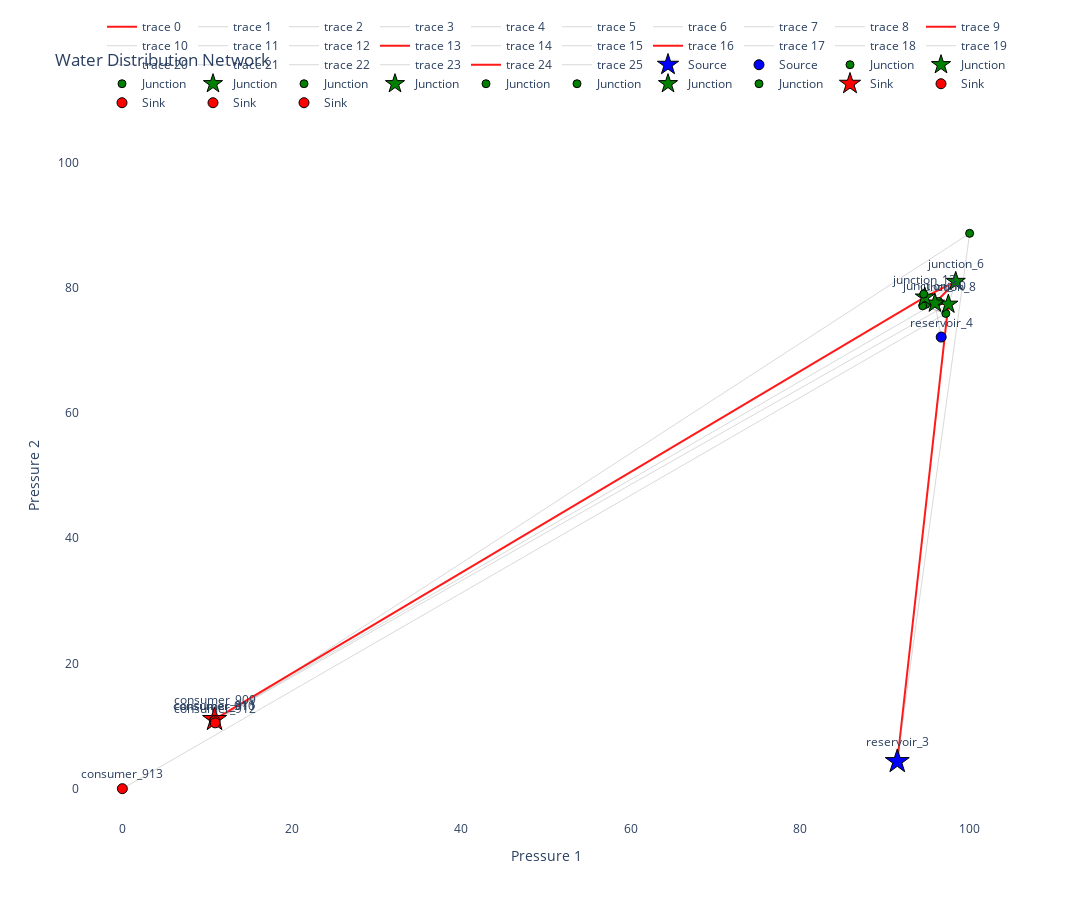

The cell this chart's notebook holds for it:
### Code cell
import networkx as nx
import random
import csv
import math
import plotly.graph_objects as go
from io import StringIO

def haversine(lat1, lon1, lat2, lon2):
    R = 6371
    dlat = math.radians(lat2 - lat1)
    dlon = math.radians(lon2 - lon1)
    a = (math.sin(dlat/2)**2 +
         math.cos(math.radians(lat1)) * math.cos(math.radians(lat2)) *
         math.sin(dlon/2)**2)
    c = 2 * math.atan2(math.sqrt(a), math.sqrt(1 - a))
    return R * c

def create_water_network(csv_data):
    points = []
    reader = csv.DictReader(StringIO(csv_data))
    for row in reader:
        try:
            if row['id'] and row['id'].isdigit():
                points.append({
                    'id': row['id'],
                    'x': float(row['Pressure 1']),
                    'y': float(row['Pressure 2'])
                })
        except (ValueError, KeyError):
            continue

    if not points:
        raise ValueError("No valid location data found in CSV")

    all_x = [p['x'] for p in points]
    all_y = [p['y'] for p in points]
    min_x, max_x = min(all_x), max(all_x)
    min_y, max_y = min(all_y), max(all_y)

    for p in points:
        p['x'] = 100 * (p['x'] - min_x) / (max_x - min_x) if max_x - min_x else 50
        p['y'] = 100 * (p['y'] - min_y) / (max_y - min_y) if max_y - min_y else 50

    num_reservoirs = min(2, len(points))
    num_consumers = min(5, len(points))
    num_junctions = min(10, max(0, len(points) - num_reservoirs - num_consumers))

    reservoir_points = points[:num_reservoirs]
    consumer_points = points[-num_consumers:]
    junction_points = points[num_reservoirs:num_reservoirs + num_junctions]

    G = nx.DiGraph()

    for point in reservoir_points:
        node_id = f"reservoir_{point['id']}"
        G.add_node(node_id, type="source", capacity=random.randint(800, 1200),
                   x=point['x'], y=point['y'])

    for point in junction_points:
        node_id = f"junction_{point['id']}"
        G.add_node(node_id, type="junction", x=point['x'], y=point['y'])

    for point in consumer_points:
        node_id = f"consumer_{point['id']}"
        G.add_node(node_id, type="sink", demand=random.randint(100, 300),
                   x=point['x'], y=point['y'])

    reservoirs = [n for n, a in G.nodes(data=True) if a['type'] == 'source']
    junctions = [n for n, a in G.nodes(data=True) if a['type'] == 'junction']
    consumers = [n for n, a in G.nodes(data=True) if a['type'] == 'sink']

    for reservoir in reservoirs:
        for junction in random.sample(junctions, random.randint(1, min(2, len(junctions)))):
            u_x, u_y = G.nodes[reservoir]['x'], G.nodes[reservoir]['y']
            v_x, v_y = G.nodes[junction]['x'], G.nodes[junction]['y']
            distance = math.sqrt((u_x - v_x)**2 + (u_y - v_y)**2)
            G.add_edge(reservoir, junction,
                       capacity=random.randint(300, 600),
                       cost=random.randint(5, 15),
                       distance=distance)

    for i, j1 in enumerate(junctions):
        for j2 in junctions[i + 1:]:
            if random.random() < 0.3:
                u_x, u_y = G.nodes[j1]['x'], G.nodes[j1]['y']
                v_x, v_y = G.nodes[j2]['x'], G.nodes[j2]['y']
                distance = math.sqrt((u_x - v_x)**2 + (u_y - v_y)**2)
                cap = random.randint(200, 400)
                cost = random.randint(2, 8)
                G.add_edge(j1, j2, capacity=cap, cost=cost, distance=distance)
                if random.random() < 0.5:
                    G.add_edge(j2, j1, capacity=cap, cost=cost, distance=distance)

    for consumer in consumers:
        for junction in random.sample(junctions, 1):
            u_x, u_y = G.nodes[junction]['x'], G.nodes[junction]['y']
            v_x, v_y = G.nodes[consumer]['x'], G.nodes[consumer]['y']
            distance = math.sqrt((u_x - v_x)**2 + (u_y - v_y)**2)
            G.add_edge(junction, consumer,
                       capacity=random.randint(100, 300),
                       cost=random.randint(3, 10),
                       distance=distance)

    nodes = []
    for n, a in G.nodes(data=True):
        d = {"id": n, "type": a["type"], "x": a["x"], "y": a["y"]}
        if "capacity" in a:
            d["capacity"] = a["capacity"]
        if "demand" in a:
            d["demand"] = a["demand"]
        nodes.append(d)

    edges = [{"source": u, "target": v, "capacity": d["capacity"],
              "cost": d["cost"], "distance": d["distance"]}
             for u, v, d in G.edges(data=True)]

    return {
        "nodes": nodes,
        "edges": edges,
        "source": reservoirs[0] if reservoirs else "",
        "sink": consumers[0] if consumers else ""
    }

def find_path(network):
    G = nx.DiGraph()
    for e in network['edges']:
        G.add_edge(e['source'], e['target'])
    try:
        return nx.shortest_path(G, source=network['source'], target=network['sink'])
    except (nx.NetworkXNoPath, nx.NodeNotFound):
        return None

def calculate_flow(network, path):
    if not path: return 0
    min_cap = float('inf')
    for i in range(len(path) - 1):
        for e in network['edges']:
            if e['source'] == path[i] and e['target'] == path[i+1]:
                min_cap = min(min_cap, e['capacity'])
                break
    return min_cap if min_cap != float('inf') else 0

def visualize_network(network, path=None):
    fig = go.Figure()
    colors = {"source": "blue", "junction": "green", "sink": "red"}
    sizes = {"source": 10, "junction": 8, "sink": 10}

    for e in network['edges']:
        s = next(n for n in network['nodes'] if n['id'] == e['source'])
        t = next(n for n in network['nodes'] if n['id'] == e['target'])
        in_path = path and any(path[i] == e['source'] and path[i+1] == e['target'] for i in range(len(path) - 1))
        fig.add_trace(go.Scatter(
            x=[s['x'], t['x']], y=[s['y'], t['y']],
            mode='lines', line=dict(width=2 if in_path else 1, color='red' if in_path else 'gray'),
            opacity=0.9 if in_path else 0.3,
            hoverinfo='text',
            text=f"{e['source']} → {e['target']}<br>Cap: {e['capacity']}<br>Cost: {e['cost']}"
        ))

    for n in network['nodes']:
        t = n['type']
        in_path = path and n['id'] in path
        fig.add_trace(go.Scatter(
            x=[n['x']], y=[n['y']],
            mode='markers+text' if in_path or t in ['source', 'sink'] else 'markers',
            text=n['id'] if (in_path or t in ['source', 'sink']) else '',
            textposition='top center',
            marker=dict(
                size=sizes[t] * (1.8 if in_path else 1),
                color=colors[t],
                line=dict(width=1, color='black'),
                symbol='star' if in_path else 'circle'
            ),
            name=t.capitalize(),
            hovertext=f"ID: {n['id']}<br>Type: {t}" +
                      (f"<br>Cap: {n['capacity']}" if 'capacity' in n else "") +
                      (f"<br>Demand: {n['demand']}" if 'demand' in n else ""),
            hoverinfo='text',
            showlegend=t not in [trace.name for trace in fig.data]
        ))

    fig.update_layout(
        title='Water Distribution Network',
        showlegend=True, height=900, width=1200,
        xaxis=dict(title='Pressure 1', showgrid=True, range=[-5, 105]),
        yaxis=dict(title='Pressure 2', showgrid=True, range=[-5, 105]),
        plot_bgcolor='white',
        legend=dict(orientation="h", yanchor="bottom", y=1.02, xanchor="right", x=1)
    )
    return fig

# Load and run
with open('Filtered_Data.csv', 'r') as f:
    csv_data = f.read()

water_network = create_water_network(csv_data)
path = find_path(water_network)
flow = calculate_flow(water_network, path) if path else 0

print(f"\nNetwork Summary:")
print(f" - Reservoirs: {len([n for n in water_network['nodes'] if n['type'] == 'source'])}")
print(f" - Junctions: {len([n for n in water_network['nodes'] if n['type'] == 'junction'])}")
print(f" - Consumers: {len([n for n in water_network['nodes'] if n['type'] == 'sink'])}")
print(f" - Edges: {len(water_network['edges'])}")
print(f"\nSource: {water_network['source']}")
print(f"Sink: {water_network['sink']}")
if path:
    print(f"\nPath found ({len(path)} nodes)")
    print(f"Max flow: {flow} units")
else:
    print("No path found from source to sink!")

fig = visualize_network(water_network, path)
fig.show()

### Figure 1 — Plotly figure (JSON) as saved in the notebook; plotly's stock layout.template omitted (floating-point values rounded to 4 significant figures)
{"data": [{"hoverinfo": "text", "line": {"color": "red", "width": 2}, "mode": "lines", "opacity": 0.9, "text": "reservoir_3 → junction_8<br>Cap: 339<br>Cost: 14", "type": "scatter", "x": [91.46, 97.49], "y": [4.34, 77.34]}, {"hoverinfo": "text", "line": {"color": "gray", "width": 1}, "mode": "lines", "opacity": 0.3, "text": "reservoir_3 → junction_7<br>Cap: 447<br>Cost: 8", "type": "scatter", "x": [91.46, 100], "y": [4.34, 88.66]}, {"hoverinfo": "text", "line": {"color": "gray", "width": 1}, "mode": "lines", "opacity": 0.3, "text": "reservoir_4 → junction_10<br>Cap: 411<br>Cost: 13", "type": "scatter", "x": [96.64, 95.9], "y": [72.1, 77.51]}, {"hoverinfo": "text", "line": {"color": "gray", "width": 1}, "mode": "lines", "opacity": 0.3, "text": "junction_5 → junction_6<br>Cap: 270<br>Cost: 4", "type": "scatter", "x": [97.19, 98.36], "y": [75.87, 80.98]}, {"hoverinfo": "text", "line": {"color": "gray", "width": 1}, "mode": "lines", "opacity": 0.3, "text": "junction_5 → junction_12<br>Cap: 269<br>Cost: 5", "type": "scatter", "x": [97.19, 94.46], "y": [75.87, 77.09]}, {"hoverinfo": "text", "line": {"color": "gray", "width": 1}, "mode": "lines", "opacity": 0.3, "text": "junction_5 → junction_14<br>Cap: 225<br>Cost: 5", "type": "scatter", "x": [97.19, 94.58], "y": [75.87, 78.97]}, {"hoverinfo": "text", "line": {"color": "gray", "width": 1}, "mode": "lines", "opacity": 0.3, "text": "junction_5 → consumer_913<br>Cap: 248<br>Cost: 5", "type": "scatter", "x": [97.19, 0], "y": [75.87, 0]}, {"hoverinfo": "text", "line": {"color": "gray", "width": 1}, "mode": "lines", "opacity": 0.3, "text": "junction_6 → junction_10<br>Cap: 379<br>Cost: 6", "type": "scatter", "x": [98.36, 95.9], "y": [80.98, 77.51]}, {"hoverinfo": "text", "line": {"color": "gray", "width": 1}, "mode": "lines", "opacity": 0.3, "text": "junction_6 → junction_12<br>Cap: 252<br>Cost: 4", "type": "scatter", "x": [98.36, 94.46], "y": [80.98, 77.09]}, {"hoverinfo": "text", "line": {"color": "red", "width": 2}, "mode": "lines", "opacity": 0.9, "text": "junction_6 → junction_13<br>Cap: 385<br>Cost: 8", "type": "scatter", "x": [98.36, 94.71], "y": [80.98, 78.47]}, {"hoverinfo": "text", "line": {"color": "gray", "width": 1}, "mode": "lines", "opacity": 0.3, "text": "junction_6 → junction_14<br>Cap: 285<br>Cost: 3", "type": "scatter", "x": [98.36, 94.58], "y": [80.98, 78.97]}, {"hoverinfo": "text", "line": {"color": "gray", "width": 1}, "mode": "lines", "opacity": 0.3, "text": "junction_7 → consumer_912<br>Cap: 223<br>Cost: 5", "type": "scatter", "x": [100, 10.95], "y": [88.66, 10.51]}, {"hoverinfo": "text", "line": {"color": "gray", "width": 1}, "mode": "lines", "opacity": 0.3, "text": "junction_8 → junction_9<br>Cap: 308<br>Cost: 6", "type": "scatter", "x": [97.49, 96.34], "y": [77.34, 77.79]}, {"hoverinfo": "text", "line": {"color": "red", "width": 2}, "mode": "lines", "opacity": 0.9, "text": "junction_8 → junction_10<br>Cap: 213<br>Cost: 5", "type": "scatter", "x": [97.49, 95.9], "y": [77.34, 77.51]}, {"hoverinfo": "text", "line": {"color": "gray", "width": 1}, "mode": "lines", "opacity": 0.3, "text": "junction_8 → consumer_911<br>Cap: 193<br>Cost: 4", "type": "scatter", "x": [97.49, 10.93], "y": [77.34, 10.86]}, {"hoverinfo": "text", "line": {"color": "gray", "width": 1}, "mode": "lines", "opacity": 0.3, "text": "junction_9 → junction_12<br>Cap: 295<br>Cost: 4", "type": "scatter", "x": [96.34, 94.46], "y": [77.79, 77.09]}, {"hoverinfo": "text", "line": {"color": "red", "width": 2}, "mode": "lines", "opacity": 0.9, "text": "junction_10 → junction_6<br>Cap: 379<br>Cost: 6", "type": "scatter", "x": [95.9, 98.36], "y": [77.51, 80.98]}, {"hoverinfo": "text", "line": {"color": "gray", "width": 1}, "mode": "lines", "opacity": 0.3, "text": "junction_10 → junction_12<br>Cap: 387<br>Cost: 6", "type": "scatter", "x": [95.9, 94.46], "y": [77.51, 77.09]}, {"hoverinfo": "text", "line": {"color": "gray", "width": 1}, "mode": "lines", "opacity": 0.3, "text": "junction_10 → consumer_910<br>Cap: 269<br>Cost: 6", "type": "scatter", "x": [95.9, 10.87], "y": [77.51, 10.87]}, {"hoverinfo": "text", "line": {"color": "gray", "width": 1}, "mode": "lines", "opacity": 0.3, "text": "junction_11 → junction_14<br>Cap: 387<br>Cost: 8", "type": "scatter", "x": [94.83, 94.58], "y": [77.33, 78.97]}, {"hoverinfo": "text", "line": {"color": "gray", "width": 1}, "mode": "lines", "opacity": 0.3, "text": "junction_12 → junction_5<br>Cap: 269<br>Cost: 5", "type": "scatter", "x": [94.46, 97.19], "y": [77.09, 75.87]}, {"hoverinfo": "text", "line": {"color": "gray", "width": 1}, "mode": "lines", "opacity": 0.3, "text": "junction_12 → junction_9<br>Cap: 295<br>Cost: 4", "type": "scatter", "x": [94.46, 96.34], "y": [77.09, 77.79]}, {"hoverinfo": "text", "line": {"color": "gray", "width": 1}, "mode": "lines", "opacity": 0.3, "text": "junction_12 → junction_14<br>Cap: 380<br>Cost: 6", "type": "scatter", "x": [94.46, 94.58], "y": [77.09, 78.97]}, {"hoverinfo": "text", "line": {"color": "gray", "width": 1}, "mode": "lines", "opacity": 0.3, "text": "junction_13 → junction_14<br>Cap: 204<br>Cost: 4", "type": "scatter", "x": [94.71, 94.58], "y": [78.47, 78.97]}, {"hoverinfo": "text", "line": {"color": "red", "width": 2}, "mode": "lines", "opacity": 0.9, "text": "junction_13 → consumer_909<br>Cap: 193<br>Cost: 5", "type": "scatter", "x": [94.71, 10.88], "y": [78.47, 11.06]}, {"hoverinfo": "text", "line": {"color": "gray", "width": 1}, "mode": "lines", "opacity": 0.3, "text": "junction_14 → junction_6<br>Cap: 285<br>Cost: 3", "type": "scatter", "x": [94.58, 98.36], "y": [78.97, 80.98]}, {"hoverinfo": "text", "hovertext": "ID: reservoir_3<br>Type: source<br>Cap: 1049", "marker": {"color": "blue", "line": {"color": "black", "width": 1}, "size": 18, "symbol": "star"}, "mode": "markers+text", "name": "Source", "showlegend": true, "text": "reservoir_3", "textposition": "top center", "type": "scatter", "x": [91.46], "y": [4.34]}, {"hoverinfo": "text", "hovertext": "ID: reservoir_4<br>Type: source<br>Cap: 1116", "marker": {"color": "blue", "line": {"color": "black", "width": 1}, "size": 10, "symbol": "circle"}, "mode": "markers+text", "name": "Source", "showlegend": true, "text": "reservoir_4", "textposition": "top center", "type": "scatter", "x": [96.64], "y": [72.1]}, {"hoverinfo": "text", "hovertext": "ID: junction_5<br>Type: junction", "marker": {"color": "green", "line": {"color": "black", "width": 1}, "size": 8, "symbol": "circle"}, "mode": "markers", "name": "Junction", "showlegend": true, "text": "", "textposition": "top center", "type": "scatter", "x": [97.19], "y": [75.87]}, {"hoverinfo": "text", "hovertext": "ID: junction_6<br>Type: junction", "marker": {"color": "green", "line": {"color": "black", "width": 1}, "size": 14.4, "symbol": "star"}, "mode": "markers+text", "name": "Junction", "showlegend": true, "text": "junction_6", "textposition": "top center", "type": "scatter", "x": [98.36], "y": [80.98]}, {"hoverinfo": "text", "hovertext": "ID: junction_7<br>Type: junction", "marker": {"color": "green", "line": {"color": "black", "width": 1}, "size": 8, "symbol": "circle"}, "mode": "markers", "name": "Junction", "showlegend": true, "text": "", "textposition": "top center", "type": "scatter", "x": [100], "y": [88.66]}, {"hoverinfo": "text", "hovertext": "ID: junction_8<br>Type: junction", "marker": {"color": "green", "line": {"color": "black", "width": 1}, "size": 14.4, "symbol": "star"}, "mode": "markers+text", "name": "Junction", "showlegend": true, "text": "junction_8", "textposition": "top center", "type": "scatter", "x": [97.49], "y": [77.34]}, {"hoverinfo": "text", "hovertext": "ID: junction_9<br>Type: junction", "marker": {"color": "green", "line": {"color": "black", "width": 1}, "size": 8, "symbol": "circle"}, "mode": "markers", "name": "Junction", "showlegend": true, "text": "", "textposition": "top center", "type": "scatter", "x": [96.34], "y": [77.79]}, {"hoverinfo": "text", "hovertext": "ID: junction_10<br>Type: junction", "marker": {"color": "green", "line": {"color": "black", "width": 1}, "size": 14.4, "symbol": "star"}, "mode": "markers+text", "name": "Junction", "showlegend": true, "text": "junction_10", "textposition": "top center", "type": "scatter", "x": [95.9], "y": [77.51]}, {"hoverinfo": "text", "hovertext": "ID: junction_11<br>Type: junction", "marker": {"color": "green", "line": {"color": "black", "width": 1}, "size": 8, "symbol": "circle"}, "mode": "markers", "name": "Junction", "showlegend": true, "text": "", "textposition": "top center", "type": "scatter", "x": [94.83], "y": [77.33]}, {"hoverinfo": "text", "hovertext": "ID: junction_12<br>Type: junction", "marker": {"color": "green", "line": {"color": "black", "width": 1}, "size": 8, "symbol": "circle"}, "mode": "markers", "name": "Junction", "showlegend": true, "text": "", "textposition": "top center", "type": "scatter", "x": [94.46], "y": [77.09]}, {"hoverinfo": "text", "hovertext": "ID: junction_13<br>Type: junction", "marker": {"color": "green", "line": {"color": "black", "width": 1}, "size": 14.4, "symbol": "star"}, "mode": "markers+text", "name": "Junction", "showlegend": true, "text": "junction_13", "textposition": "top center", "type": "scatter", "x": [94.71], "y": [78.47]}, {"hoverinfo": "text", "hovertext": "ID: junction_14<br>Type: junction", "marker": {"color": "green", "line": {"color": "black", "width": 1}, "size": 8, "symbol": "circle"}, "mode": "markers", "name": "Junction", "showlegend": true, "text": "", "textposition": "top center", "type": "scatter", "x": [94.58], "y": [78.97]}, {"hoverinfo": "text", "hovertext": "ID: consumer_909<br>Type: sink<br>Demand: 282", "marker": {"color": "red", "line": {"color": "black", "width": 1}, "size": 18, "symbol": "star"}, "mode": "markers+text", "name": "Sink", "showlegend": true, "text": "consumer_909", "textposition": "top center", "type": "scatter", "x": [10.88], "y": [11.06]}, {"hoverinfo": "text", "hovertext": "ID: consumer_910<br>Type: sink<br>Demand: 183", "marker": {"color": "red", "line": {"color": "black", "width": 1}, "size": 10, "symbol": "circle"}, "mode": "markers+text", "name": "Sink", "showlegend": true, "text": "consumer_910", "textposition": "top center", "type": "scatter", "x": [10.87], "y": [10.87]}, {"hoverinfo": "text", "hovertext": "ID: consumer_911<br>Type: sink<br>Demand: 227", "marker": {"color": "red", "line": {"color": "black", "width": 1}, "size": 10, "symbol": "circle"}, "mode": "markers+text", "name": "Sink", "showlegend": true, "text": "consumer_911", "textposition": "top center", "type": "scatter", "x": [10.93], "y": [10.86]}, {"hoverinfo": "text", "hovertext": "ID: consumer_912<br>Type: sink<br>Demand: 279", "marker": {"color": "red", "line": {"color": "black", "width": 1}, "size": 10, "symbol": "circle"}, "mode": "markers+text", "name": "Sink", "showlegend": true, "text": "consumer_912", "textposition": "top center", "type": "scatter", "x": [10.95], "y": [10.51]}, {"hoverinfo": "text", "hovertext": "ID: consumer_913<br>Type: sink<br>Demand: 165", "marker": {"color": "red", "line": {"color": "black", "width": 1}, "size": 10, "symbol": "circle"}, "mode": "markers+text", "name": "Sink", "showlegend": true, "text": "consumer_913", "textposition": "top center", "type": "scatter", "x": [0], "y": [0]}], "layout": {"height": 900, "legend": {"orientation": "h", "x": 1, "xanchor": "right", "y": 1.02, "yanchor": "bottom"}, "plot_bgcolor": "white", "showlegend": true, "title": {"text": "Water Distribution Network"}, "width": 1200, "xaxis": {"range": [-5, 105], "showgrid": true, "title": {"text": "Pressure 1"}}, "yaxis": {"range": [-5, 105], "showgrid": true, "title": {"text": "Pressure 2"}}}}
